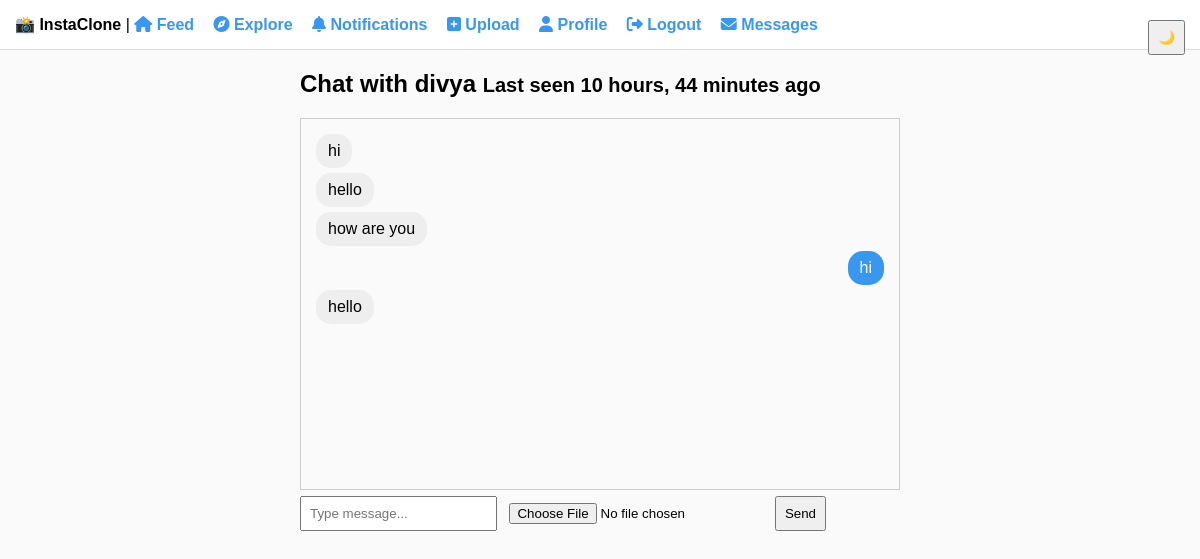
The app's page /chat/3/ (signed in) with its own data.
### core/models.py (models this page shows, shortened)
class Profile(models.Model):
    user = models.OneToOneField(User, on_delete=models.CASCADE)
    bio = models.TextField(blank=True)
    profile_image = models.ImageField(upload_to="profiles/", default="profiles/default.png")
    last_activity = models.DateTimeField(auto_now=True)

class Message(models.Model):
    sender = models.ForeignKey(User, on_delete=models.CASCADE, related_name="sent_messages")
    receiver = models.ForeignKey(User, on_delete=models.CASCADE, related_name="received_messages")
    text = models.TextField(blank=True)
    image = models.ImageField(upload_to="chat_images/", null=True, blank=True)
    created_at = models.DateTimeField(auto_now_add=True)
    is_read = models.BooleanField(default=False)

### core/views.py (the view, shortened to what this page needs)
# urls.py: path('chat/<int:user_id>/', views.chat, name="chat"),
@login_required(login_url="login")
def chat(request, user_id):
    other_user = get_object_or_404(User, id=user_id)
    messages = Message.objects.filter(
        Q(sender=request.user, receiver=other_user) |
        Q(sender=other_user, receiver=request.user)
    ).order_by("created_at")
    Message.objects.filter(sender=other_user, receiver=request.user, is_read=False).update(is_read=True)
    return render(request, "core/chat.html", {
        "other_user": other_user,
        "messages": messages
    })

### core/templates/core/chat.html (shortened to what this page needs)
{% extends "core/base.html" %}
{% block content %}
<h2>
    Chat with {{ other_user.username }}
    {% if other_user.profile.last_activity|timesince < "1 minute" %}
        <span style="color:green;">🟢 Online</span>
    {% else %}
        <small>Last seen {{ other_user.profile.last_activity|timesince }} ago</small>
    {% endif %}
</h2>
<div id="chat-box" style="border:1px solid #ccc; padding:10px; height:350px; overflow-y:scroll;">
    {% for m in messages %}
    {% if m.sender == request.user %}
        <div style="text-align:right; margin:5px;">
            <span style="background:#3897f0; color:white; padding:8px 12px; border-radius:15px; display:inline-block;">
                {% if m.text %}
                    {{ m.text }}
                {% endif %}
            </span>
        </div>
    {% else %}
        <div style="text-align:left; margin:5px;">
            <span style="background:#eee; color:black; padding:8px 12px; border-radius:15px; display:inline-block;">
                {% if m.text %}
                    {{ m.text }}
                {% endif %}
            </span>
        </div>
    {% endif %}
{% endfor %}
</div>
<form method="POST"  enctype="multipart/form-data">
<div>
    <input type="text" name="message" placeholder="Type message...">
    <input type="file" name="image">
    <button type="submit">Send</button>
</div>
</form>
{% endblock %}

### core/static/core/style.css (style rules this page uses)
body { margin: 0; font-family: Arial, sans-serif; background-color: #fafafa; }
input, textarea, button { padding: 8px; margin-top: 5px; }

### records on screen
Message: text "hi"
Message: text "hello"
Message: text "how are you"
Message: text "hi"
Message: text "hello"

### other values on screen
{{ other_user.username }} "divya"
{{ other_user.profile.last_activity|timesince }} "10 hours, 44 minutes"
